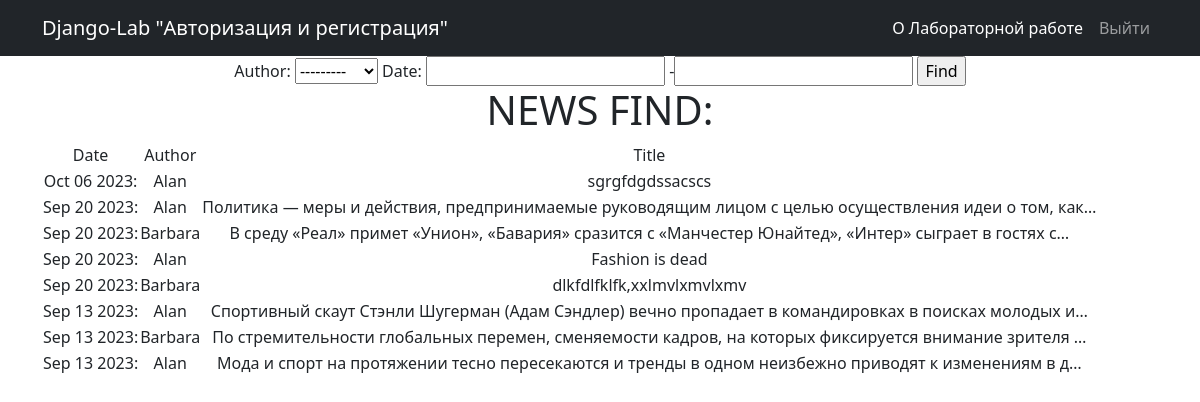
The app's page /news/search/ with its own data.
### news/models.py (models this page shows, shortened)
class Post(models.Model):
    author = models.ForeignKey(Author, on_delete=models.CASCADE, related_name='posts')
    post_type = models.CharField(max_length=24, choices=[('article', 'Статья'), ('news', 'Новость')])
    date = models.DateTimeField(auto_now_add=True)
    categories = models.ManyToManyField('Category', through='PostCategory')
    title = models.CharField(max_length=124)
    text = models.TextField(blank=False)
    rate = models.IntegerField(default=0)

class Author(models.Model):
    rate = models.IntegerField(default=0)
    user = models.OneToOneField(User, on_delete=models.CASCADE)
    def __str__(self):
        return f'{self.user}'

### news/views.py (the view)
# urls.py: path('search/', SearchList.as_view()),
class SearchList(ListView):
    model = Post
    ordering = '-date'
    template_name = '../templates/flatpages/search.html'
    context_object_name = 'news'
    paginate_by = 1
    def get_context_data(self, **kwargs):
        context = super().get_context_data(**kwargs)
        context['filter'] = PostFilter(self.request.GET, queryset=self.get_queryset())
        return context

### templates/flatpages/search.html (shortened to what this page needs)
{% extends 'flatpages/default.html'%}
{% block content %}
    <form method="GET">
        {{ filter.form }}
        <input type="submit" value="Find">
    </form>
    <h1>NEWS FIND:</h1>
    <table>
        <tr>
            <td>Date</td>
            <td>Author</td>
            <td>Title</td>
        </tr>
        {% for el in filter.qs %}
        <tr>
            <td>{{el.date|date:'M d Y'}}:</td>
            <td>{{el.author.user}}</td>
            <td>{{el.text|truncatechars:100}}</td>
        </tr>
        {% endfor %}
    </table>
{% endblock content %}

### templates/flatpages/default.html (shortened to what this page needs)
<!DOCTYPE html>
<html lang="en">
    <head>
        {% load static %}
        <link href="{% static 'css/styles.css' %}" rel="stylesheet" />
    </head>
    <body>
        <nav class="navbar navbar-expand-lg navbar-dark bg-dark">
            <div class="container">
                <a class="navbar-brand" href="#">Django-Lab "Авторизация и регистрация"</a>
                <div class="collapse navbar-collapse" id="navbarSupportedContent">
                    <ul class="navbar-nav ms-auto mb-2 mb-lg-0">
                        <li class="nav-item"><a class="nav-link active" aria-current="page" href="/about/">О Лабораторной работе</a></li>
                        <li class="nav-item"><a class="nav-link" href="http://127.0.0.1:8000/sign/logout/">Выйти</a></li>
                    </ul>
                </div>
            </div>
        </nav>
        <div class="container">
            <div class="row">
                <div class="col-lg-12 text-center">
                    {% block content %}
                    {% endblock content %}
                </div>
            </div>
        </div>
    </body>
</html>

### records on screen
Post: date "Oct 06 2023", author.user "Alan", text "sgrgfdgdssacscs"
Post: date "Sep 20 2023", author.user "Alan", text "Политика — меры и действия, предпринимаемые руководящим лицом с целью осуществления идеи о том, как…"
Post: date "Sep 20 2023", author.user "Barbara", text "В среду «Реал» примет «Унион», «Бавария» сразится с «Манчестер Юнайтед», «Интер» сыграет в гостях с…"
Post: date "Sep 20 2023", author.user "Alan", text "Fashion is dead"
Post: date "Sep 20 2023", author.user "Barbara", text "dlkfdlfklfk,xxlmvlxmvlxmv"
Post: date "Sep 13 2023", author.user "Alan", text "Спортивный скаут Стэнли Шугерман (Адам Сэндлер) вечно пропадает в командировках в поисках молодых и…"
Post: date "Sep 13 2023", author.user "Barbara", text "По стремительности глобальных перемен, сменяемости кадров, на которых фиксируется внимание зрителя …"
Post: date "Sep 13 2023", author.user "Alan", text "Мода и спорт на протяжении тесно пересекаются и тренды в одном неизбежно приводят к изменениям в д…"
